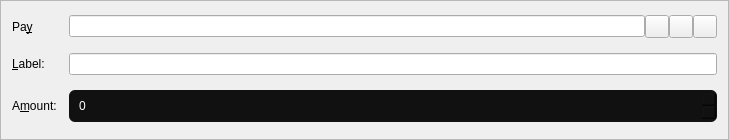
<?xml version="1.0" encoding="UTF-8"?>
<ui version="4.0">
 <class>SendCoinsEntry</class>
 <widget class="QFrame" name="SendCoinsEntry">
  <property name="geometry">
   <rect>
    <x>0</x>
    <y>0</y>
    <width>729</width>
    <height>140</height>
   </rect>
  </property>
  <property name="windowTitle">
   <string>Form</string>
  </property>
  <property name="frameShape">
   <enum>QFrame::StyledPanel</enum>
  </property>
  <property name="frameShadow">
   <enum>QFrame::Sunken</enum>
  </property>
  <layout class="QGridLayout" name="gridLayout">
   <property name="spacing">
    <number>12</number>
   </property>
   <item row="5" column="0">
    <widget class="QLabel" name="label">
     <property name="text">
      <string>A&amp;mount:</string>
     </property>
     <property name="alignment">
      <set>Qt::AlignLeading|Qt::AlignLeft|Qt::AlignVCenter</set>
     </property>
     <property name="openExternalLinks">
      <bool>true</bool>
     </property>
     <property name="buddy">
      <cstring>payAmount</cstring>
     </property>
    </widget>
   </item>
   <item row="3" column="0">
    <widget class="QLabel" name="label_2">
     <property name="text">
      <string>Pa&amp;y </string>
     </property>
     <property name="alignment">
      <set>Qt::AlignLeading|Qt::AlignLeft|Qt::AlignVCenter</set>
     </property>
     <property name="openExternalLinks">
      <bool>true</bool>
     </property>
     <property name="buddy">
      <cstring>payTo</cstring>
     </property>
    </widget>
   </item>
   <item row="5" column="1">
    <widget class="BitcoinAmountField" name="payAmount">
     <property name="styleSheet">
      <string notr="true">	border-radius: 6px;
	border-width: 0;
	padding: 8px;
	background-color: #111;
	color: white;</string>
     </property>
    </widget>
   </item>
   <item row="4" column="1">
    <layout class="QHBoxLayout" name="horizontalLayout_2">
     <property name="spacing">
      <number>0</number>
     </property>
     <item>
      <widget class="QValidatedLineEdit" name="addAsLabel">
       <property name="enabled">
        <bool>true</bool>
       </property>
       <property name="toolTip">
        <string>Enter a label for this address to add it to your address book</string>
       </property>
      </widget>
     </item>
    </layout>
   </item>
   <item row="4" column="0">
    <widget class="QLabel" name="label_4">
     <property name="text">
      <string>&amp;Label:</string>
     </property>
     <property name="alignment">
      <set>Qt::AlignLeading|Qt::AlignLeft|Qt::AlignVCenter</set>
     </property>
     <property name="openExternalLinks">
      <bool>true</bool>
     </property>
     <property name="buddy">
      <cstring>addAsLabel</cstring>
     </property>
    </widget>
   </item>
   <item row="3" column="1">
    <layout class="QHBoxLayout" name="payToLayout">
     <property name="spacing">
      <number>0</number>
     </property>
     <item>
      <widget class="QValidatedLineEdit" name="payTo">
       <property name="toolTip">
        <string>The address to send the payment to  (e.g. KGP71uo9fwtzjZobzEN32gcpSpRET1KrmX)</string>
       </property>
       <property name="maxLength">
        <number>34</number>
       </property>
      </widget>
     </item>
     <item>
      <widget class="QToolButton" name="addressBookButton">
       <property name="toolTip">
        <string>Choose address from address book</string>
       </property>
       <property name="text">
        <string/>
       </property>
       <property name="icon">
        <iconset resource="../bitcoin.qrc">
         <normaloff>:/icons/address-book</normaloff>:/icons/address-book</iconset>
       </property>
       <property name="shortcut">
        <string>Alt+A</string>
       </property>
      </widget>
     </item>
     <item>
      <widget class="QToolButton" name="pasteButton">
       <property name="toolTip">
        <string>Paste address from clipboard</string>
       </property>
       <property name="text">
        <string/>
       </property>
       <property name="icon">
        <iconset resource="../bitcoin.qrc">
         <normaloff>:/icons/editpaste</normaloff>:/icons/editpaste</iconset>
       </property>
       <property name="shortcut">
        <string>Alt+P</string>
       </property>
      </widget>
     </item>
     <item>
      <widget class="QToolButton" name="deleteButton">
       <property name="toolTip">
        <string>Remove this recipient</string>
       </property>
       <property name="text">
        <string/>
       </property>
       <property name="icon">
        <iconset resource="../bitcoin.qrc">
         <normaloff>:/icons/remove</normaloff>:/icons/remove</iconset>
       </property>
      </widget>
     </item>
    </layout>
   </item>
  </layout>
 </widget>
 <customwidgets>
  <customwidget>
   <class>BitcoinAmountField</class>
   <extends>QSpinBox</extends>
   <header>bitcoinamountfield.h</header>
   <container>1</container>
  </customwidget>
  <customwidget>
   <class>QValidatedLineEdit</class>
   <extends>QLineEdit</extends>
   <header>qvalidatedlineedit.h</header>
  </customwidget>
 </customwidgets>
 <resources>
  <include location="../bitcoin.qrc"/>
 </resources>
 <connections/>
</ui>
